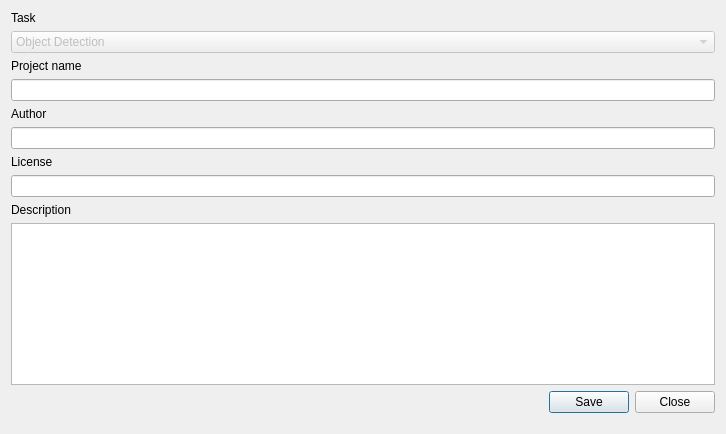
<?xml version="1.0" encoding="UTF-8"?>
<ui version="4.0">
 <class>project_dialog</class>
 <widget class="QDialog" name="project_dialog">
  <property name="geometry">
   <rect>
    <x>0</x>
    <y>0</y>
    <width>726</width>
    <height>434</height>
   </rect>
  </property>
  <property name="windowTitle">
   <string>Dialog</string>
  </property>
  <layout class="QGridLayout" name="gridLayout_2">
   <item row="0" column="0">
    <layout class="QVBoxLayout" name="verticalLayout_2">
     <item>
      <widget class="QLabel" name="label">
       <property name="text">
        <string>Task</string>
       </property>
      </widget>
     </item>
     <item>
      <widget class="QComboBox" name="task_combobox">
       <property name="enabled">
        <bool>false</bool>
       </property>
       <item>
        <property name="text">
         <string>Object Detection</string>
        </property>
       </item>
      </widget>
     </item>
     <item>
      <widget class="QLabel" name="label_2">
       <property name="text">
        <string>Project name</string>
       </property>
      </widget>
     </item>
     <item>
      <widget class="QLineEdit" name="name_edit"/>
     </item>
     <item>
      <widget class="QLabel" name="label_3">
       <property name="text">
        <string>Author</string>
       </property>
      </widget>
     </item>
     <item>
      <widget class="QLineEdit" name="author_edit"/>
     </item>
     <item>
      <widget class="QLabel" name="label_5">
       <property name="text">
        <string>License</string>
       </property>
      </widget>
     </item>
     <item>
      <widget class="QLineEdit" name="license_edit"/>
     </item>
     <item>
      <widget class="QLabel" name="label_4">
       <property name="text">
        <string>Description</string>
       </property>
      </widget>
     </item>
     <item>
      <widget class="QPlainTextEdit" name="description_edit"/>
     </item>
     <item>
      <layout class="QHBoxLayout" name="horizontalLayout">
       <item>
        <spacer name="horizontalSpacer">
         <property name="orientation">
          <enum>Qt::Horizontal</enum>
         </property>
         <property name="sizeHint" stdset="0">
          <size>
           <width>40</width>
           <height>20</height>
          </size>
         </property>
        </spacer>
       </item>
       <item>
        <widget class="QPushButton" name="save_button">
         <property name="text">
          <string>Save</string>
         </property>
        </widget>
       </item>
       <item>
        <widget class="QPushButton" name="close_button">
         <property name="text">
          <string>Close</string>
         </property>
        </widget>
       </item>
      </layout>
     </item>
     <item>
      <spacer name="verticalSpacer">
       <property name="orientation">
        <enum>Qt::Vertical</enum>
       </property>
       <property name="sizeHint" stdset="0">
        <size>
         <width>20</width>
         <height>40</height>
        </size>
       </property>
      </spacer>
     </item>
    </layout>
   </item>
  </layout>
 </widget>
 <resources>
  <include location="../../../resources/resources.qrc"/>
 </resources>
 <connections/>
</ui>
